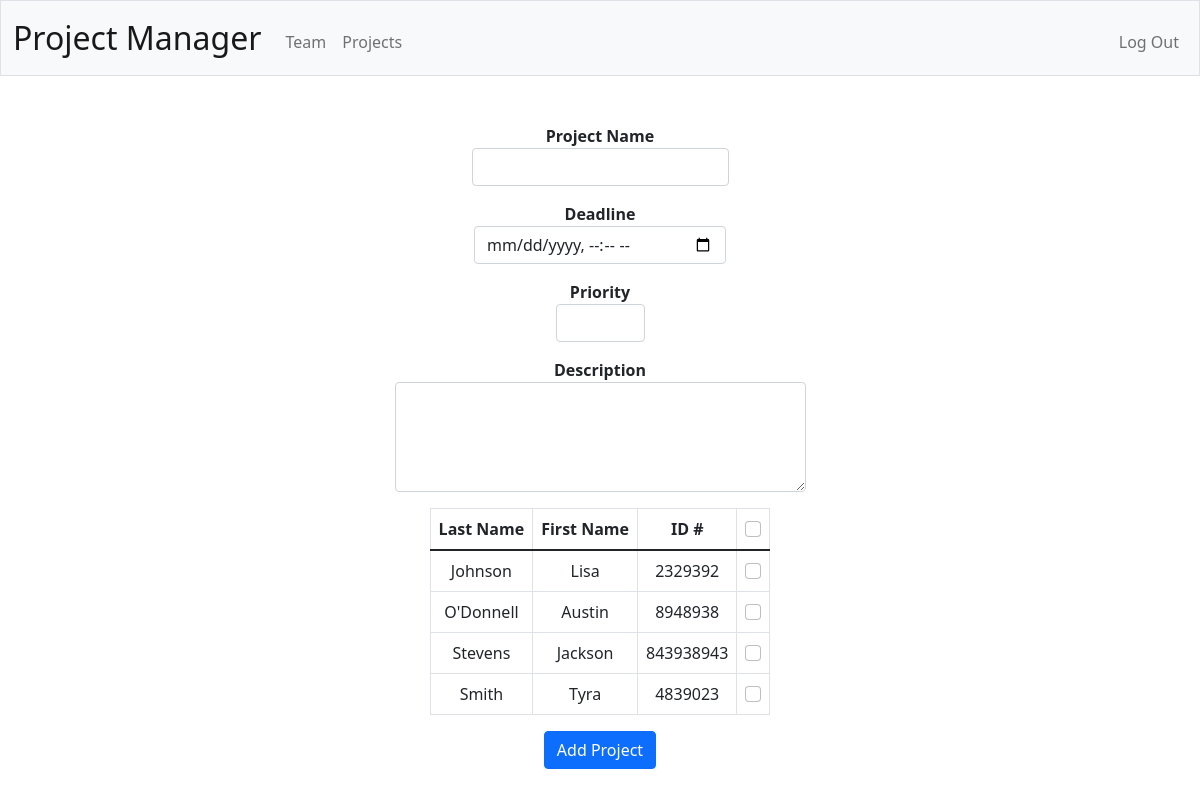
/addproject (signed in), run on the app's committed database.
### tables this page shows
CREATE TABLE person (id INTEGER PRIMARY KEY AUTOINCREMENT NOT NULL,
first_name TEXT NOT NULL,
last_name TEXT NOT NULL,
email TEXT NOT NULL,
employee_id TEXT,
owner INTEGER,
FOREIGN KEY(owner) REFERENCES users(id));

### app.py (the view)
@app.route("/addproject", methods=["GET", "POST"])
@login_required
def add_project():
    if request.method == "POST":
        cur.execute("""INSERT INTO project (name, deadline, created, priority, description, owner, status)
                    VALUES (?, ?, ?, ?, ?, ?, ?)""",
                    [request.form.get("project_name"),
                     request.form.get("deadline"),
                     datetime.now().strftime("%Y/%m/%dT%H:%M"),
                     request.form.get("priority"),
                     request.form.get("description"),
                     session["user_id"],
                     "Active"])
        con.commit()
        project_id = cur.lastrowid
        for m in request.form.getlist("team_members"):
            cur.execute("""INSERT INTO association (project_id, person_id)
                        VALUES (?, ?)""",
                        [project_id,
                         m])
            con.commit()
        return redirect("/projects")
    else:
        command = cur.execute("""SELECT * FROM person
                              WHERE owner = ?""",
                              [session["user_id"]])
        team = cur_to_dict_person(command)
        if len(team) == 0:
            flash("You need at least one team member to create a project")
            return redirect("/projects")
        return render_template("add_project.html", team=team)

### app.py (called while the page is built)
def cur_to_dict_person(x):
    team = []
    for m in x:
            if os.path.exists(os.path.join(UPLOAD_FOLDER, f"{m[0]}.jpg")):
                pfp = os.path.join("/static/uploads", f"{m[0]}.jpg")
            else:
                pfp = os.path.join("/static", "upload_image.png")
            team.append(
                {
                    "id": m[0],
                    "first_name": m[1],
                    "last_name": m[2],
                    "email": m[3],
                    "employee_id": m[4],
                    "pfp": pfp
                }
            )
    return team

@app.after_request
def after_request(response):
    response.headers["Cache-Control"] = "no-cache, no-store, must-revalidate"
    response.headers["Expires"] = 0
    response.headers["Pragma"] = "no-cache"
    return response

def login_required(f):
    @wraps(f)
    def decorated_function(*args, **kwargs):
        if session.get("user_id") is None:
            return redirect("/login")
        return f(*args, **kwargs)
    return decorated_function

### templates/add_project.html (shortened to what this page needs)
{% extends "layout.html" %}
{% block main %}
    <form action="/addproject" method="post">
        <div class="mb-3">
            <label for="pname"><strong>Project Name</strong></label>
            <input autocomplete="off" autofocus class="form-control mx-auto w-auto" id="pname" maxlength="25" name="project_name" type="text" required>
        </div>
        <div class="mb-3">
            <label for="deadline"><strong>Deadline</strong></label>
            <input class="form-control mx-auto w-auto" id="deadline" name="deadline" type="datetime-local" required>
        </div>
        <div class="mb-3">
            <label for="prio"><strong>Priority</strong></label>
            <select class="form-control mx-auto w-auto" id="prio" name="priority" required>
                <option></option>
                <option>High</option>
            </select>
        </div>
        <div class="mb-3">
            <label for="desc"><strong>Description</strong></label>
            <textarea class="form-control mx-auto w-auto" id="desc" maxlength="200" name="description" rows="4" cols="40"></textarea>
        </div>
        <div class="mb-3">
            <div class="table-responsive" style="max-height:300px; margin:auto">
                <table class="table table-bordered" id="teamtable" style="width:auto; margin:auto;">
                    <thead>
                        <th>Last Name</th>
                        <th>First Name</th>
                        <th>ID #</th>
                        <th><input class="form-check-input" type="checkbox" id="maincheck"></th>
                    </thead>
                    <tbody>
                        {% for m in team %}
                        <tr>
                            <td>{{m["last_name"]}}</td>
                            <td>{{m["first_name"]}}</td>
                            <td name="eid">{{m["employee_id"]}}</td>
                            <td><input class="form-check-input" type="checkbox" value="{{m['id']}}" name="team_members"></td>
                        </tr>
                        {% endfor %}
                    </tbody>
                </table>
            </div>
        </div>
        <button class="btn btn-primary" type="submit">Add Project</button>
    </form>
{% endblock %}

### data on the page
person: last_name "Johnson", first_name "Lisa", employee_id "2329392"
person: last_name "O'Donnell", first_name "Austin", employee_id "8948938"
person: last_name "Stevens", first_name "Jackson", employee_id "843938943"
person: last_name "Smith", first_name "Tyra", employee_id "4839023"
